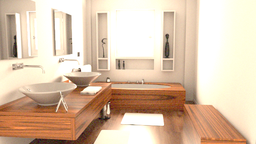
#> input picture noise.png, 256 x 144 px, shrunk from 640 x 360 before the run
$ jupyter execute bilateral_homework.ipynb
#> lines starting #> are read from the running program, lines starting #| are printed output that depends on the picture
# 媒体计算 2022 小作业 1 双边滤波

## 作业目标

实现对于图像的双边滤波。

## 滤波知识回顾

### 降噪与滤波

现实中的数字图像在数字化和传输过程中常受到成像设备与外部环境等影响，产生一定的噪声；通过光线追踪渲染出的图像在采样数不足的情况下也会具有较大的方差。所以，图像降噪对于提高图像的视觉质量具有重要的作用。而滤波是最常见的一类降噪方法，其核心思想为利用每个像素的邻域，减小像素的方差，通常做法为对每个像素和其周围像素进行加权平均或排序选择。滤波的具体算法有高斯滤波、中值滤波，双边滤波等等。接下来我们分别介绍一下高斯滤波和双边滤波。

### 一些定义

对于一张二维灰度图像$I$，我们定义：

$I(x_{ij})$为图像在第 i 行第 j 列处的亮度值，$x_{ij}$为二维的像素坐标

亮度和坐标的范围均归一化到[0,1]

距离的度量采用 L2 距离

### 高斯滤波

高斯滤波就是对一个像素$x_{ij}$周围的一定范围内的像素值分别赋以不同的权重值，并在加权平均后得到当前像素的最终结果。这个权重值符合高斯核函数：

$$\omega(x_{ij},x_{kl})=\frac{1}{2\pi\sigma_s^2}exp(-\frac{||x_{ij}-x_{kl}||^2}{2\sigma_s^2})$$

高斯核函数可视化的结果如下，可以看出，像素之间的距离越近，核函数的值越大，权重越大；距离越远，权重越小。

在实际应用中，我们采用的是离散的高斯滤波核函数，并且为节约计算量，我们通常只计算某个邻域范围内所有像素的权重，并进行加权平均：
$$I_{filtered}(x_{ij}) = \frac{\sum_{x_{kl}\in N(x_{ij})} I(x_{kl})\omega(x_{ij},x_{kl})}{\sum_{x_{kl}\in N(x_{ij})} \omega(x_{ij},x_{kl})}$$

对一幅图像应用高斯滤波之后的结果如下（原图与降噪结果）

可以看出在图像的平滑区域，高斯滤波能较好的去除图像中的噪声，可是在图像的边缘如帽子、眼睛的轮廓部分发生了模糊，因为高斯滤波把相邻的颜色差异较大的像素进行了平均。

为解决这个问题，我们引入双边滤波。

### 双边滤波

相比高斯滤波，bilateral filter 双边滤波器可以在去噪的同时，很好的保留图像中的边缘信息，这是因为双边滤波在考虑图像的空间邻近度之外，还考虑了像素值相似度。

具体的来说，双边滤波的公式和高斯滤波基本一致，只不过权重$\omega(x_{ij},x_{kl})$分成了两部分的乘积：

$$\omega(x_{ij},x_{kl})=\frac{1}{2\pi\sigma_s^2}\frac{1}{2\pi\sigma_r^2}exp(-\frac{||x_{ij}-x_{kl}||^2}{2\sigma_s^2})exp(-\frac{||I(x_{ij})-I(x_{kl})||^2}{2\sigma_r^2})$$

乘积的第一部分和高斯滤波一样，衡量像素之间位置的相关性，而第二项衡量的是相邻像素的颜色相关性，颜色越接近，权重越大。

直观上理解，只有两个像素的颜色和位置都比较相近，权重才会比较大，这样，在图像边缘部分像素所在部分的另一侧的影响就会比较小，达到了保留边界的效果。

### 联合双边滤波

在渲染中，由于采样数不足导致渲染结果的方差较大，于是不在边界处的相邻像素颜色可能差异也比较大，此时应用双边滤波无法获得较好的降噪效果。但在渲染过程中，我们可以更轻松的获得一些方差较小的辅助信息如法线或深度信息，此时我们也可以应用这种辅助图像来判断相邻像素的值域相关性：

$$\omega(x_{ij},x_{kl})=\frac{1}{2\pi\sigma_s^2}\frac{1}{2\pi\sigma_r^2}exp(-\frac{||x_{ij}-x_{kl}||^2}{2\sigma_s^2})exp(-\frac{||A(x_{ij})-A(x_{kl})||^2}{2\sigma_r^2})$$

其中$A$代表的就是辅助图像。

## 算法实现

首先，引入一些 python 库，并读取图片

[cell 1]
import numpy as np
from PIL import Image
from tqdm import tqdm  # 进度条
import sys
import math
src = np.asarray(Image.open("noise.png"))[..., :3]
display(Image.fromarray(src))
src_norm = src/255.0

接下来分别对每个像素进行三种滤波操作。

将每个像素的邻域设置为以该像素为中心，边长为 filter_diameter 的正方形，邻域像素权重按照上述公式计算。

对于联合双边滤波，提供辅助的法线图像。

请同学参照提供代码，补充三种滤波代码。

### 高斯滤波

[cell 2]
def gaussian_filter(source, x, y, diameter, sigma_s):
    # source: noisy input image
    # x,y: pixel coordinate
    # diameter: 邻域设置为以x,y为中心，diameter为边长的正方形，邻域中超出边界的像素不参与计算
    # sigma_s: 参照高斯滤波公式

    filtered = np.zeros(3)
    # need your code here
    height = source.shape[0]
    width = source.shape[1]
    weight_sum = 0
    for i in range(max(0, x-(diameter//2)), min(x+(diameter//2), height-1)+1):
        for j in range(max(0, y-(diameter//2)), min(y+(diameter//2), width-1)+1):
            weight = np.exp(-(((i-x)/(height-1))**2+((j-y)/(width-1))
                            ** 2)/(2*(sigma_s**2)))
            filtered += weight*source[i][j]
            weight_sum += weight
    filtered /= weight_sum
    return filtered


filter_diameter = 3
sigma_s = 0.1
gaussian_filtered_image = np.zeros(src_norm.shape)
bilateral_filtered_image = np.zeros(src_norm.shape)
joint_bilateral_filtered_image = np.zeros(src_norm.shape)

for i in tqdm(range(src_norm.shape[0])):
    for j in range(src_norm.shape[1]):
        gaussian_filtered_image[i][j] = gaussian_filter(
            src_norm, i, j, filter_diameter, sigma_s)
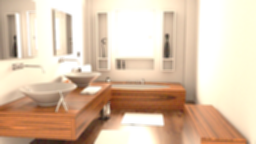
#> gaussian_filtered_image: shape (144, 256, 3) float64; mean R, G, B 0.865, 0.769, 0.676

display(Image.fromarray((gaussian_filtered_image*255).astype(np.uint8)))
Image.fromarray((gaussian_filtered_image*255).astype(np.uint8)
                ).save("result_gf.png")
